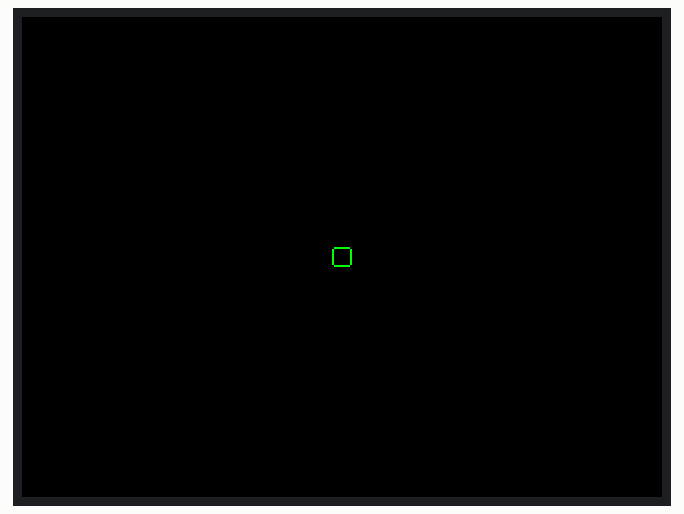
The sketch below on a simulated ESP32. Parts: 320×240 colour display.

Above: at 0.8 s.
At 2.3 s:
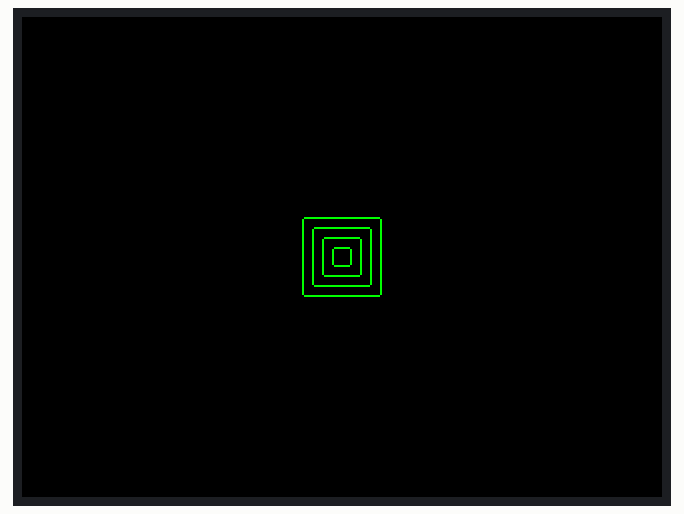
At 4.3 s:
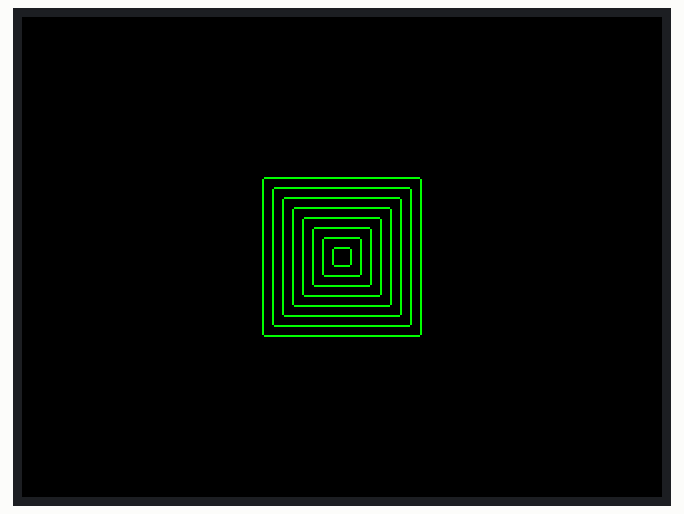
At 8.3 s:
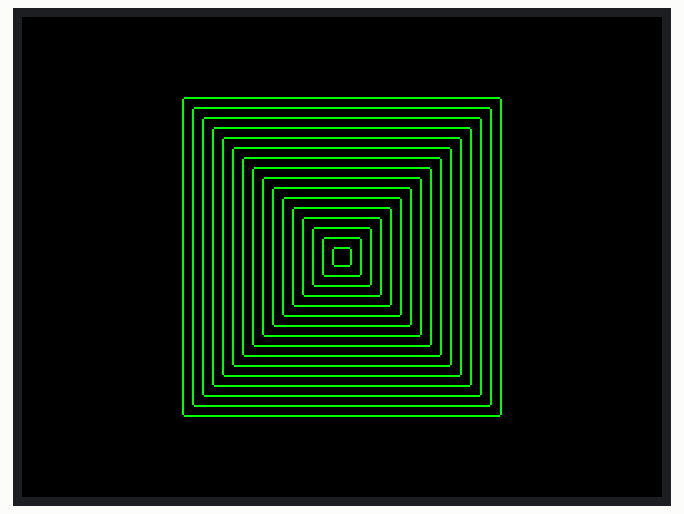
At 11.8 s:
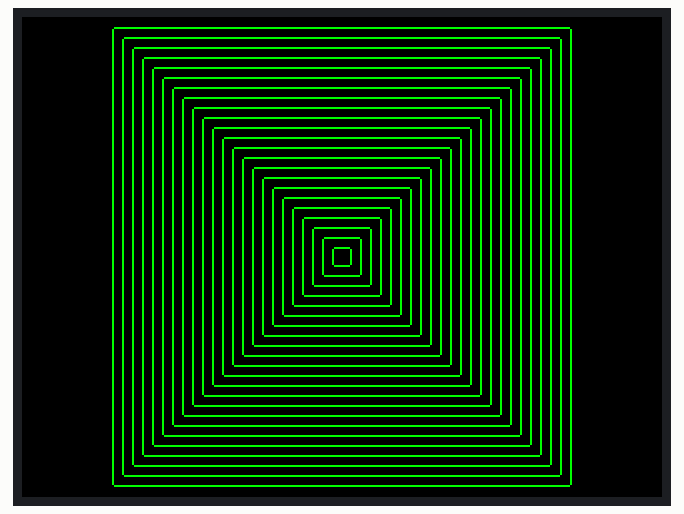
At 15.8 s:
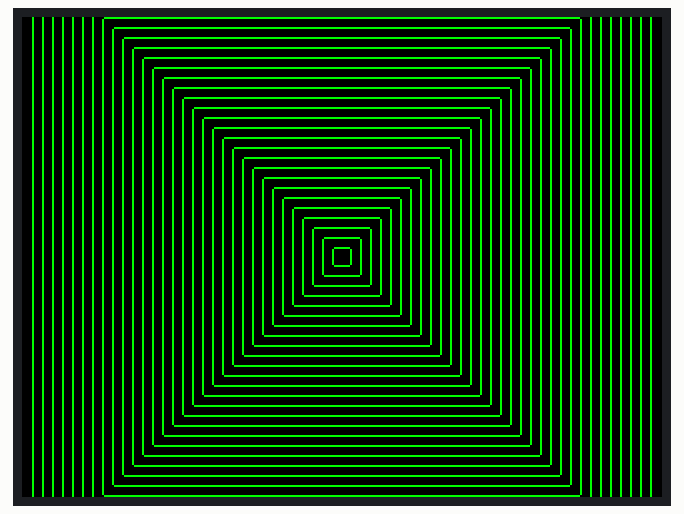

Measured:
- by itself, everything shown: repeats every 16.1 s, in 32 steps
- what the display in image 1 shows lasts 0.5 s, from 2.2 s to 2.7 s

The sketch:

concentricRects.ino
```cpp
/**************************************************************************
  Draws concentric rounded rectangles using drawSmoothRoundRect
 **************************************************************************/
#include <TFT_eSPI.h>
#include <SPI.h>

TFT_eSPI tft = TFT_eSPI();

void setup() {
  tft.init();
  tft.setRotation(1);   // 1 = landscape, 2 = portrait
  Serial.begin(115200);
}

void loop() {
  concentricRects();
}

void concentricRects(){
  tft.fillScreen(TFT_BLACK);
  uint16_t color = TFT_GREEN;
  for (int16_t x = 0; x < tft.width(); x += 10) {
    tft.drawSmoothRoundRect(tft.width() / 2 - x / 2, tft.height() / 2 - x / 2, 1, 1, x, x, color);
    // toggle below to compare how smoothRoundRect compares to regular rect.  drawSmooth functions handle anti-aliasing
    // tft.drawRect(tft.width() / 2 - x / 2, tft.height() / 2 - x / 2 , x, x, color);
    delay(500);
  }
}
```
